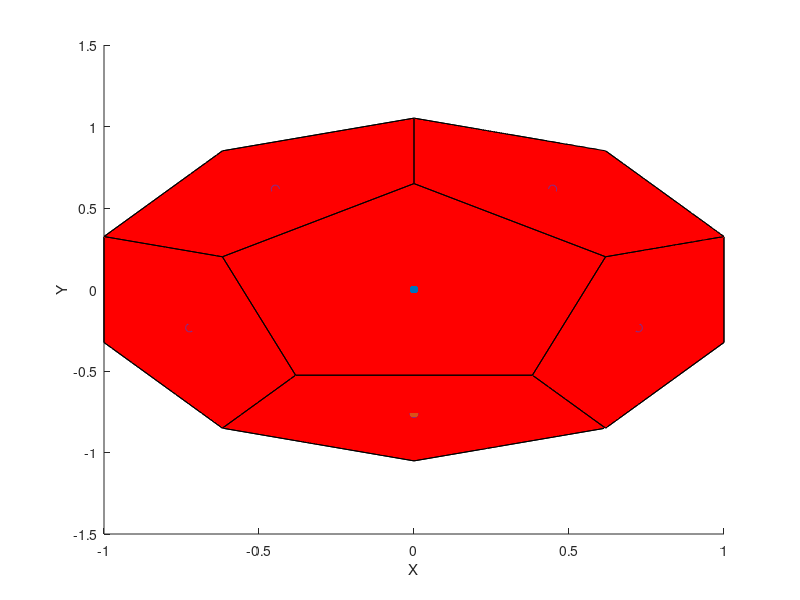
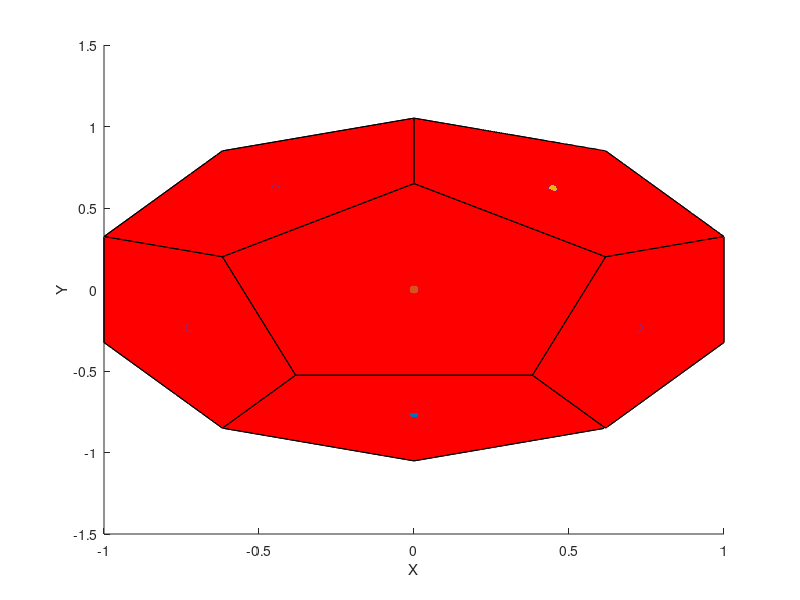

Source code (MATLAB) for these figures, in order:
% From the geo3d package on MathWorks FileExchange.
[V, E, F] = createDodecahedron;
numFaces = size(F,1);
numNeighbors = size(F,2);

% s(j,k,m,n) is c(j,k) - c(m,n). SEE misra and Schwartz 2008 for details.
% 50 is an overestimate for the number of sister species at a given size.
maxNumSisSpecies = 50;
c = zeros(numFaces,maxNumSisSpecies);

% Rotate around x-axis so that face1 is on top when viewed 
% in the X-Z plane. This will be the standard orientation from which
% all others are derived.
phi_inDegrees = 116.56505; % Dihedral angle
theta_tumble = (180 - phi_inDegrees)/2;
V = (rotx(theta_tumble)*V')';
figure
drawMesh(V,F)
hold on

% Get the representative (centroid) of each face.
face_centers = zeros( numFaces,3 );
for f = 1:numFaces
   verts_curr_face = V( F(f,:),: );
   face_centers(f,:) = mean(verts_curr_face);    
    
end
      

% Plot on same figure the center of each face.
scatter3(face_centers(1,1),face_centers(1,2),face_centers(1,3),'filled','c')
scatter3(face_centers(2,1),face_centers(2,2),face_centers(2,3),'filled','b')
% scatter3(face_centers(5,1),face_centers(5,2),face_centers(5,3),'filled','y')
% scatter3(face_centers(6,1),face_centers(6,2),face_centers(6,3),'filled','k')
scatter3(face_centers(7,1),face_centers(7,2),face_centers(7,3),'filled','g')
% scatter3(face_centers(8,1),face_centers(8,2),face_centers(8,3),'filled','g')
% scatter3(face_centers(9,1),face_centers(9,2),face_centers(9,3),'filled','g')
scatter3(face_centers(2:end,1),face_centers(2:end,2),face_centers(2:end,3))
xlabel('X')
ylabel('Y')
zlabel('Z')
hold off

% -----  TESTING: DISPLAY ROTATED STRUCTURES --------------------
%%{
% Testing other rotatations. Tumble next:
phi = rad2deg(acos(-1/sqrt(5)));
alpha = 360/5;
angle_x1 = 0;%180
angle_x = -(180-phi);%-(180);
angle_y = 0%90-(180-phi);%(180-phi)
angle_z = alpha/2;%5*72/2;

V = (rotx(angle_x1)*V')'
V = (rotx(angle_x)*V')'
V = (roty(angle_y)*V')'
V = (rotz(angle_z)*V')'

% 2D rots
V = (rotz(2*alpha)*V')'


% Get the representative (centroid) of each face.
numFaces = size(F,1);
numNeighbors = size(F,2);
face_centers_rot = zeros( numFaces,3 );
for f = 1:numFaces
   verts_curr_face_rot = V( F(f,:),: );
   face_centers_rot(f,:) = mean(verts_curr_face_rot);    
    
end  

% Plot on same figure the center of each face.
figure
drawMesh(V,F)
hold on
scatter3(face_centers_rot(1,1),face_centers_rot(1,2),face_centers_rot(1,3),'filled','c')
scatter3(face_centers_rot(2,1),face_centers_rot(2,2),face_centers_rot(2,3),'filled','b')
% scatter3(face_centers_rot(5,1),face_centers_rot(5,2),face_centers_rot(5,3),'filled','y')
% scatter3(face_centers_rot(6,1),face_centers_rot(6,2),face_centers_rot(6,3),'filled','k')
scatter3(face_centers_rot(7,1),face_centers_rot(7,2),face_centers_rot(7,3),'filled','g')
% scatter3(face_centers_rot(9,1),face_centers_rot(9,2),face_centers_rot(9,3),'filled','g')
% scatter3(face_centers_rot(3,1),face_centers_rot(3,2),face_centers_rot(3,3),'filled','k')
scatter3(face_centers_rot(2:end,1),face_centers_rot(2:end,2),face_centers_rot(2:end,3))
xlabel('X')
ylabel('Y')
zlabel('Z')
hold off
%}